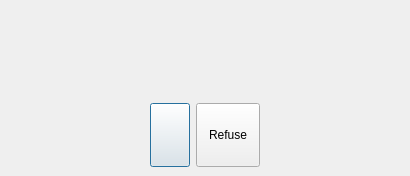
<?xml version="1.0" encoding="UTF-8"?>
<ui version="4.0">
 <class>TransferFileDialog</class>
 <widget class="QDialog" name="TransferFileDialog">
  <property name="geometry">
   <rect>
    <x>0</x>
    <y>0</y>
    <width>410</width>
    <height>176</height>
   </rect>
  </property>
  <property name="windowTitle">
   <string>File Transfer</string>
  </property>
  <layout class="QVBoxLayout" name="verticalLayout">
   <property name="spacing">
    <number>0</number>
   </property>
   <property name="leftMargin">
    <number>0</number>
   </property>
   <property name="topMargin">
    <number>0</number>
   </property>
   <property name="rightMargin">
    <number>0</number>
   </property>
   <property name="bottomMargin">
    <number>0</number>
   </property>
   <item>
    <widget class="QStackedWidget" name="stackedWidget">
     <property name="currentIndex">
      <number>0</number>
     </property>
     <widget class="QWidget" name="queryPage">
      <layout class="QVBoxLayout" name="verticalLayout_2">
       <item alignment="Qt::AlignHCenter">
        <widget class="QLabel" name="queryLabel">
         <property name="text">
          <string/>
         </property>
        </widget>
       </item>
       <item>
        <layout class="QHBoxLayout" name="horizontalLayout">
         <item>
          <spacer name="horizontalSpacer">
           <property name="orientation">
            <enum>Qt::Horizontal</enum>
           </property>
           <property name="sizeHint" stdset="0">
            <size>
             <width>40</width>
             <height>20</height>
            </size>
           </property>
          </spacer>
         </item>
         <item>
          <widget class="QPushButton" name="acceptFileTransferButton">
           <property name="maximumSize">
            <size>
             <width>64</width>
             <height>64</height>
            </size>
           </property>
           <property name="text">
            <string/>
           </property>
           <property name="iconSize">
            <size>
             <width>34</width>
             <height>34</height>
            </size>
           </property>
          </widget>
         </item>
         <item>
          <widget class="QPushButton" name="refuseFileTransferButton">
           <property name="maximumSize">
            <size>
             <width>64</width>
             <height>64</height>
            </size>
           </property>
           <property name="text">
            <string>Refuse</string>
           </property>
          </widget>
         </item>
         <item>
          <spacer name="horizontalSpacer_2">
           <property name="orientation">
            <enum>Qt::Horizontal</enum>
           </property>
           <property name="sizeHint" stdset="0">
            <size>
             <width>40</width>
             <height>20</height>
            </size>
           </property>
          </spacer>
         </item>
        </layout>
       </item>
      </layout>
     </widget>
     <widget class="QWidget" name="progressPage">
      <layout class="QVBoxLayout" name="verticalLayout_3">
       <item>
        <spacer name="verticalSpacer_2">
         <property name="orientation">
          <enum>Qt::Vertical</enum>
         </property>
         <property name="sizeHint" stdset="0">
          <size>
           <width>20</width>
           <height>40</height>
          </size>
         </property>
        </spacer>
       </item>
       <item>
        <widget class="QLabel" name="label_2">
         <property name="text">
          <string>Receiving file:</string>
         </property>
        </widget>
       </item>
       <item>
        <widget class="QLabel" name="fileNameLabel">
         <property name="text">
          <string/>
         </property>
        </widget>
       </item>
       <item>
        <widget class="QProgressBar" name="progressBar">
         <property name="value">
          <number>24</number>
         </property>
        </widget>
       </item>
       <item>
        <spacer name="verticalSpacer_3">
         <property name="orientation">
          <enum>Qt::Vertical</enum>
         </property>
         <property name="sizeHint" stdset="0">
          <size>
           <width>20</width>
           <height>40</height>
          </size>
         </property>
        </spacer>
       </item>
       <item alignment="Qt::AlignHCenter">
        <widget class="QPushButton" name="cancelTransferButton">
         <property name="maximumSize">
          <size>
           <width>64</width>
           <height>64</height>
          </size>
         </property>
         <property name="text">
          <string>Cancel</string>
         </property>
         <property name="iconSize">
          <size>
           <width>34</width>
           <height>34</height>
          </size>
         </property>
        </widget>
       </item>
      </layout>
     </widget>
    </widget>
   </item>
  </layout>
 </widget>
 <resources/>
 <connections/>
</ui>
